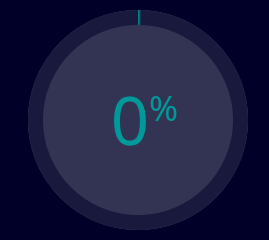
<?xml version="1.0" encoding="UTF-8"?>
<ui version="4.0">
 <class>ProgressBar</class>
 <widget class="QMainWindow" name="ProgressBar">
  <property name="geometry">
   <rect>
    <x>0</x>
    <y>0</y>
    <width>269</width>
    <height>240</height>
   </rect>
  </property>
  <property name="windowTitle">
   <string>Platform Test Bench</string>
  </property>
  <property name="windowIcon">
   <iconset resource="../../resources/resources.qrc">
    <normaloff>:/siemens_logo/logos/sie-favicon_internet.ico</normaloff>:/siemens_logo/logos/sie-favicon_internet.ico</iconset>
  </property>
  <property name="styleSheet">
   <string notr="true">*{
	border:none;
	background: #000028;
	padding: 0;
	margin: 0;
	color: #f3f3f0;
	font-family: &quot;SiemensSansPro_A_Bd&quot;;
	font-size: 14px;
}
</string>
  </property>
  <widget class="QWidget" name="centralwidget">
   <property name="sizePolicy">
    <sizepolicy hsizetype="Preferred" vsizetype="Fixed">
     <horstretch>0</horstretch>
     <verstretch>0</verstretch>
    </sizepolicy>
   </property>
   <property name="minimumSize">
    <size>
     <width>0</width>
     <height>240</height>
    </size>
   </property>
   <property name="maximumSize">
    <size>
     <width>16777215</width>
     <height>100</height>
    </size>
   </property>
   <layout class="QGridLayout" name="gridLayout">
    <property name="leftMargin">
     <number>0</number>
    </property>
    <property name="topMargin">
     <number>0</number>
    </property>
    <property name="rightMargin">
     <number>0</number>
    </property>
    <property name="bottomMargin">
     <number>0</number>
    </property>
    <property name="spacing">
     <number>0</number>
    </property>
    <item row="0" column="0">
     <widget class="QFrame" name="container_tab1_right">
      <property name="frameShape">
       <enum>QFrame::Shape::StyledPanel</enum>
      </property>
      <property name="frameShadow">
       <enum>QFrame::Shadow::Raised</enum>
      </property>
      <layout class="QVBoxLayout" name="verticalLayout_3">
       <property name="spacing">
        <number>0</number>
       </property>
       <property name="topMargin">
        <number>0</number>
       </property>
       <property name="rightMargin">
        <number>0</number>
       </property>
       <item>
        <widget class="QWidget" name="widget_progress" native="true">
         <property name="sizePolicy">
          <sizepolicy hsizetype="Preferred" vsizetype="Fixed">
           <horstretch>0</horstretch>
           <verstretch>0</verstretch>
          </sizepolicy>
         </property>
         <property name="minimumSize">
          <size>
           <width>0</width>
           <height>260</height>
          </size>
         </property>
         <property name="maximumSize">
          <size>
           <width>16777215</width>
           <height>250</height>
          </size>
         </property>
         <property name="styleSheet">
          <string notr="true">background-color: none;</string>
         </property>
         <layout class="QHBoxLayout" name="horizontalLayout_5">
          <property name="topMargin">
           <number>0</number>
          </property>
          <item>
           <widget class="QFrame" name="circular_progressbar">
            <property name="styleSheet">
             <string notr="true">background-color: none;</string>
            </property>
            <property name="frameShape">
             <enum>QFrame::Shape::NoFrame</enum>
            </property>
            <property name="frameShadow">
             <enum>QFrame::Shadow::Raised</enum>
            </property>
            <widget class="QFrame" name="circular_progress">
             <property name="geometry">
              <rect>
               <x>10</x>
               <y>10</y>
               <width>220</width>
               <height>220</height>
              </rect>
             </property>
             <property name="styleSheet">
              <string notr="true">QFrame{
	border-radius: 110px;	
	background-color: qconicalgradient(cx:0.5, cy:0.5, angle:90, stop:1.0 #009999, stop:0.995 #19193d);
}</string>
             </property>
             <property name="frameShape">
              <enum>QFrame::Shape::StyledPanel</enum>
             </property>
             <property name="frameShadow">
              <enum>QFrame::Shadow::Raised</enum>
             </property>
            </widget>
            <widget class="QFrame" name="circular_bg">
             <property name="geometry">
              <rect>
               <x>10</x>
               <y>10</y>
               <width>220</width>
               <height>220</height>
              </rect>
             </property>
             <property name="styleSheet">
              <string notr="true">QFrame{
	border-radius: 110px;	
	background-color: #4c4c68;
}</string>
             </property>
             <property name="frameShape">
              <enum>QFrame::Shape::StyledPanel</enum>
             </property>
             <property name="frameShadow">
              <enum>QFrame::Shadow::Raised</enum>
             </property>
            </widget>
            <widget class="QFrame" name="circular_container">
             <property name="geometry">
              <rect>
               <x>25</x>
               <y>25</y>
               <width>190</width>
               <height>190</height>
              </rect>
             </property>
             <property name="baseSize">
              <size>
               <width>0</width>
               <height>0</height>
              </size>
             </property>
             <property name="styleSheet">
              <string notr="true">QFrame{
	border-radius: 95px;	
	background-color: #333353;
}</string>
             </property>
             <property name="frameShape">
              <enum>QFrame::Shape::StyledPanel</enum>
             </property>
             <property name="frameShadow">
              <enum>QFrame::Shadow::Raised</enum>
             </property>
             <widget class="QWidget" name="layoutWidget_4">
              <property name="geometry">
               <rect>
                <x>0</x>
                <y>30</y>
                <width>203</width>
                <height>129</height>
               </rect>
              </property>
              <layout class="QGridLayout" name="info_layout">
               <item row="1" column="1">
                <widget class="QLabel" name="label_percentage">
                 <property name="font">
                  <font>
                   <family>SiemensSansPro_A_Bd</family>
                   <pointsize>-1</pointsize>
                  </font>
                 </property>
                 <property name="styleSheet">
                  <string notr="true">*{
	border:none;
	background: None;
	padding: 0;
	margin: 0;
	color: #009999;
	font-family: &quot;SiemensSansPro_A_Bd&quot;;
	font-size: 14px;
}</string>
                 </property>
                 <property name="text">
                  <string>&lt;html&gt;&lt;head/&gt;&lt;body&gt;&lt;p align=&quot;center&quot;&gt;&lt;span style=&quot; font-size:50pt;&quot;&gt;0&lt;/span&gt;&lt;span style=&quot; font-size:40pt; vertical-align:super;&quot;&gt;%&lt;/span&gt;&lt;/p&gt;&lt;/body&gt;&lt;/html&gt;</string>
                 </property>
                 <property name="alignment">
                  <set>Qt::AlignmentFlag::AlignCenter</set>
                 </property>
                 <property name="indent">
                  <number>-1</number>
                 </property>
                </widget>
               </item>
              </layout>
             </widget>
            </widget>
            <zorder>circular_bg</zorder>
            <zorder>circular_progress</zorder>
            <zorder>circular_container</zorder>
           </widget>
          </item>
         </layout>
        </widget>
       </item>
      </layout>
     </widget>
    </item>
   </layout>
  </widget>
 </widget>
 <resources>
  <include location="../../resources/resources.qrc"/>
 </resources>
 <connections/>
</ui>
